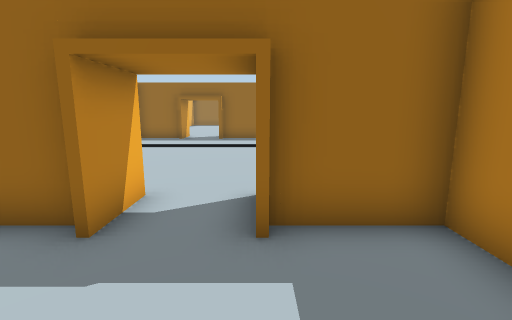
[1] (above)

21 first-person views from a walk through a scene from a Unity 3-D project. The camera is 1.5 m above the floor, tilts 10° down and sees 85° across. Doors are open. The floor is counted in squares, 1 m on a side. Each view is taken from the middle of a square. On the plan, view 1 faces up. The plan holds only what a view shows up to about 14 squares ahead; the rest is blank. The place goes on beyond the plan. The player character is not drawn. Some surface patterns are stand-ins.

[2]
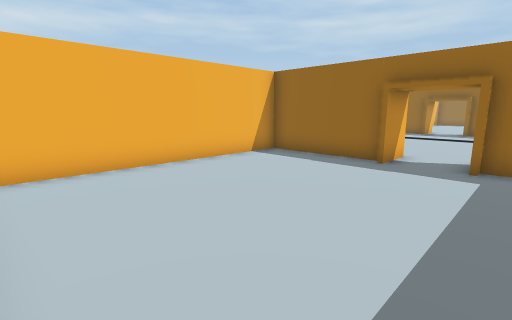

[3]
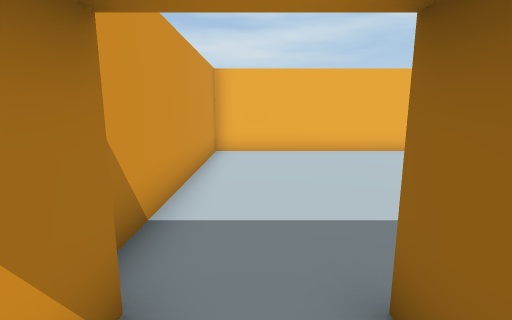

[4]
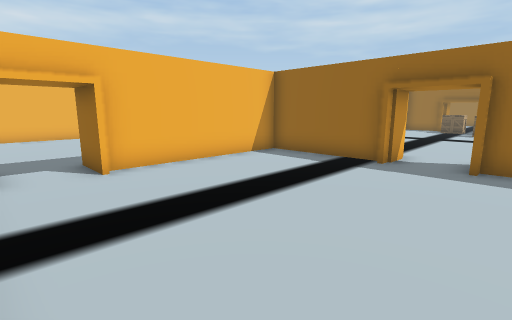

[5]
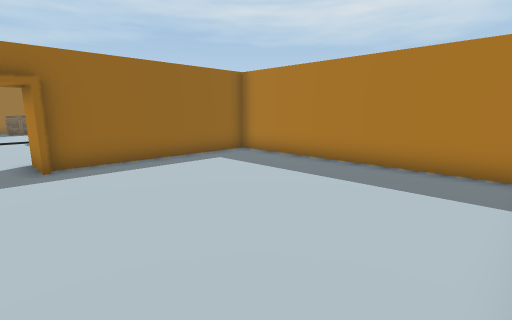

[6]
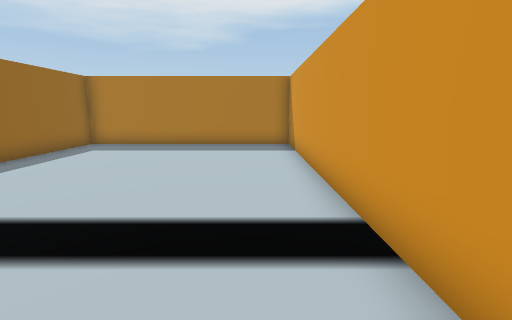

[7]
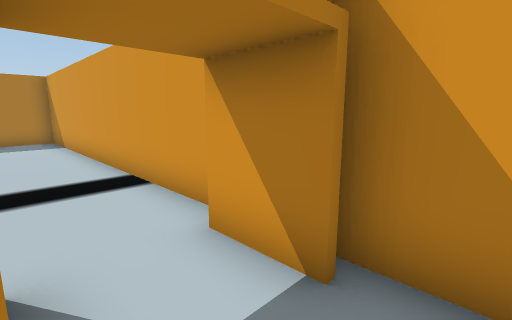

[8]
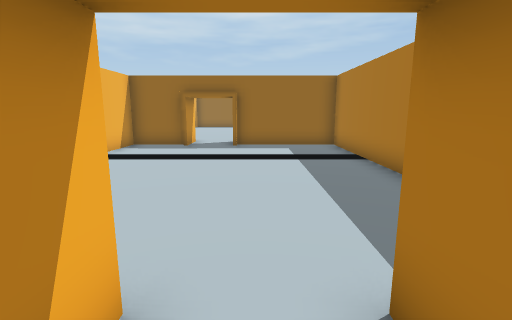

[9]
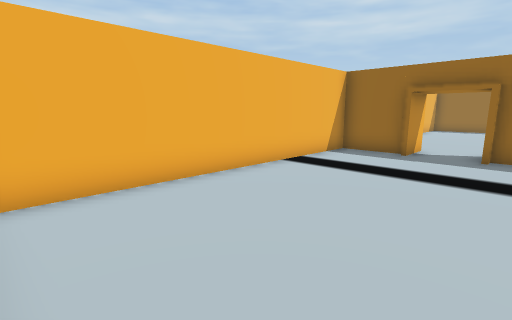

[10]
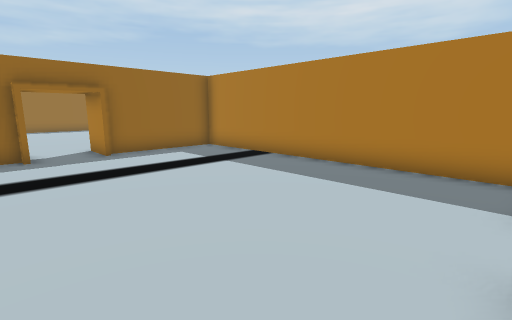

[11]
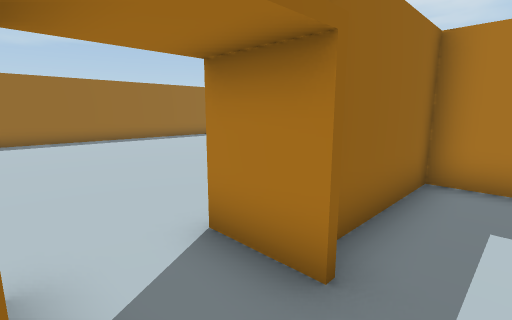

[12]
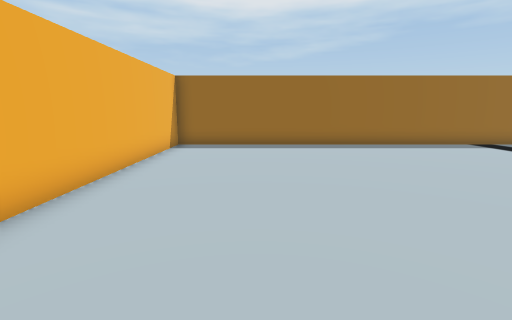

[13]
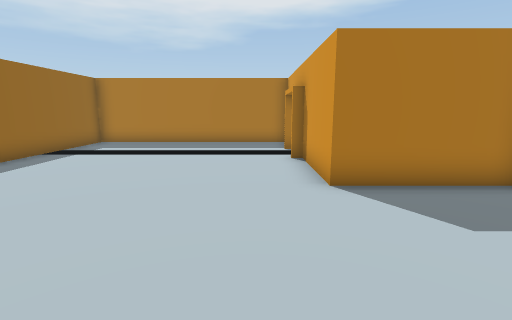

[14]
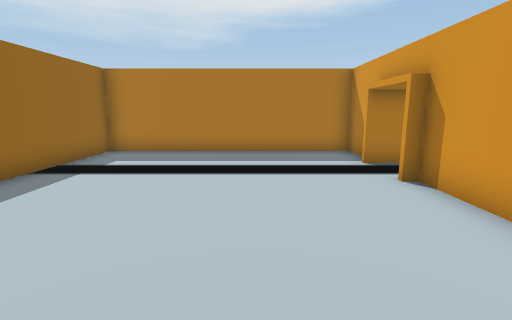

[15]
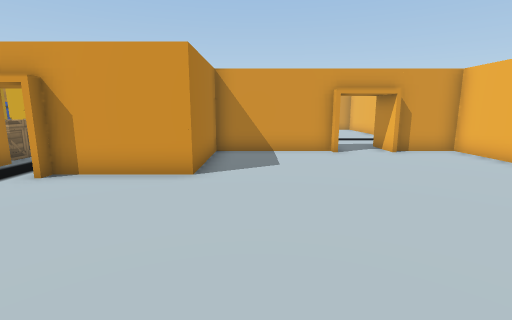

[16]
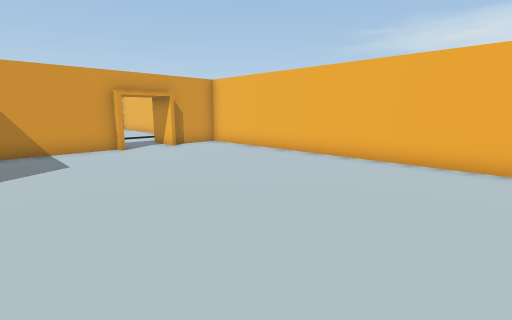

[17]
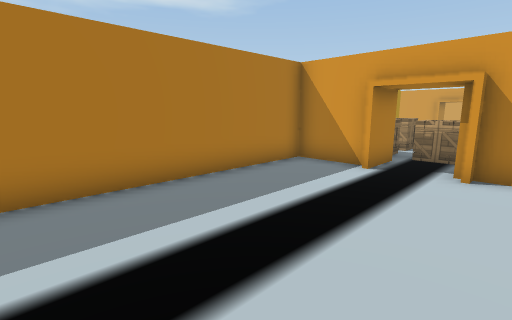

[18]
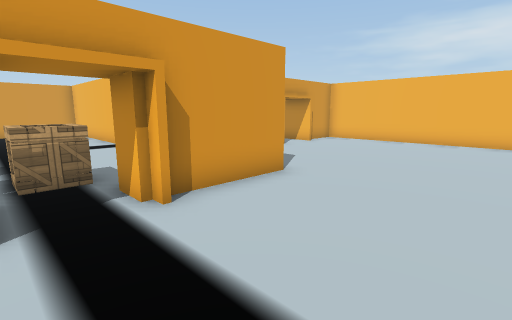

[19]
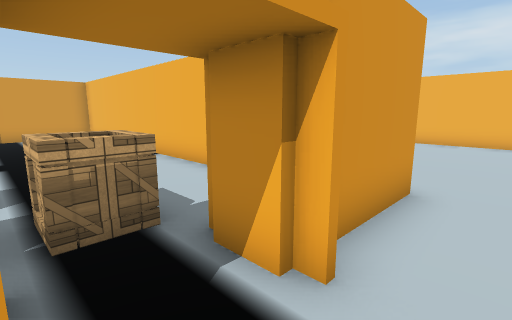

[20]
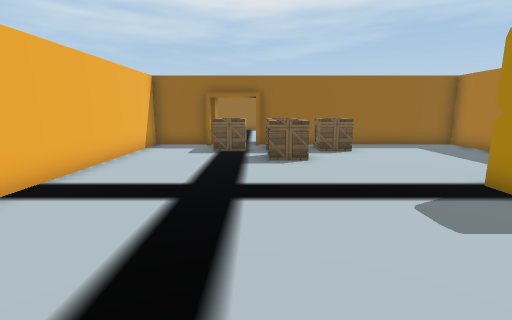

[21]
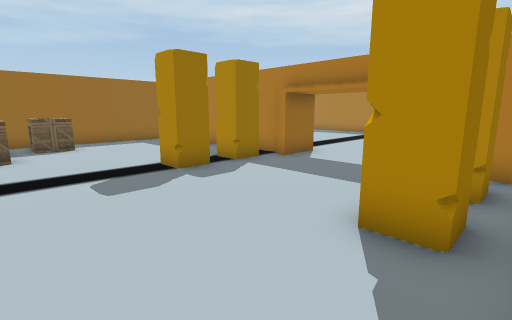

### Floor plan
Points are (right, up) in squares from view 1. A wall is a line through its corners. A room is listed if a view was taken in it or the views show most of it. See-through windows are left out.
Room 1 (views 1, 2, 7, 8)
walls: (-2.2, 3.5) (-6.5, 3.5) (-6.5, -5.5) (2.4, -5.5); (2.5, 2.5) (2.5, 3.5) (0.1, 3.5); (-2, 4.9) (-2, 3.1); (3.9, -3) (2.1, -3)
ways out: open door at (3, -4) to room 2; open door at (-1, 4) to room 3
Room 2 (views 3, 4, 5, 6)
walls: (7.8, 3.5) (3.5, 3.5) (3.5, -2.8); (8.1, 4.9) (8.1, 3.1); (4.5, -5.5) (16.8, -5.5) (16.8, 3.5) (10.1, 3.5); (2.1, -5) (3.9, -5)
ways out: open door at (3, -4) to room 1; open door at (9, 4) to room 5
Room 3 (views 9, 10, 11)
walls: (-4.1, 15.5) (-6.5, 15.5) (-6.5, 5.1); (0, 3.9) (0, 4.9); (2.5, 5.1) (2.5, 15.5) (-1.9, 15.5); (-4, 16.9) (-4, 15.1)
ways out: open door at (-1, 4) to room 1; open door at (-3, 16) to room 4
Room 4 (views 12, 13, 14, 15, 16, 17, 18, 19)
walls: (5.8, 20.4) (5.8, 20.9); (-1.9, 16.5) (2.5, 16.5) (2.5, 20.5) (6.2, 20.5); (8.3, 20.5) (10.5, 20.5) (10.5, 29.5) (-6.5, 29.5) (-6.5, 16.5) (-4.2, 16.5); (8, 19.1) (8, 20.9); (-2, 15.1) (-2, 16.9)
ways out: open door at (-3, 16) to room 3; gap at (7, 19.6) to room 5
Room 5 (views 20, 21)
walls: (16.8, 11.5) (16.8, 12.6); (16.8, 15) (16.8, 19.5) (8.1, 19.5); (18.1, 11) (16.4, 11); (5.9, 19.5) (3.5, 19.5) (3.5, 6.4); (5.3, 4.5) (7.3, 4.5); (10, 3.1) (10, 4.9)
ways out: open door at (9, 4) to room 2; gap at (7, 19.6) to room 4; opening at (18.3, 9)
objects: crate (6, 18) to (7, 18); crate (8, 18) to (9, 18); crate (9, 16); crate (11, 18); other object (13, 6); other object (13, 12) to (14, 12); other object (15, 6) to (16, 6); other object (15, 12) to (16, 12)

Positions as (right, up) in squares from view 1, and headings:
1: (0, 0), facing up
2: (1, -5), facing up-left
3: (4, -4), facing left
4: (11, -5), facing up-left
5: (9, -5), facing up-right
6: (4, -4), facing right
7: (1, -3), facing down-right
8: (-1, 3), facing up
9: (-1, 5), facing up-left
10: (-5, 5), facing up-right
11: (-4, 14), facing up-right
12: (-3, 17), facing up
13: (-3, 22), facing right
14: (0, 24), facing right
15: (1, 27), facing down
16: (2, 28), facing down-left
17: (5, 28), facing down-right
18: (8, 25), facing down-left
19: (8, 22), facing down-left
20: (8, 7), facing up
21: (9, 5), facing up-right
